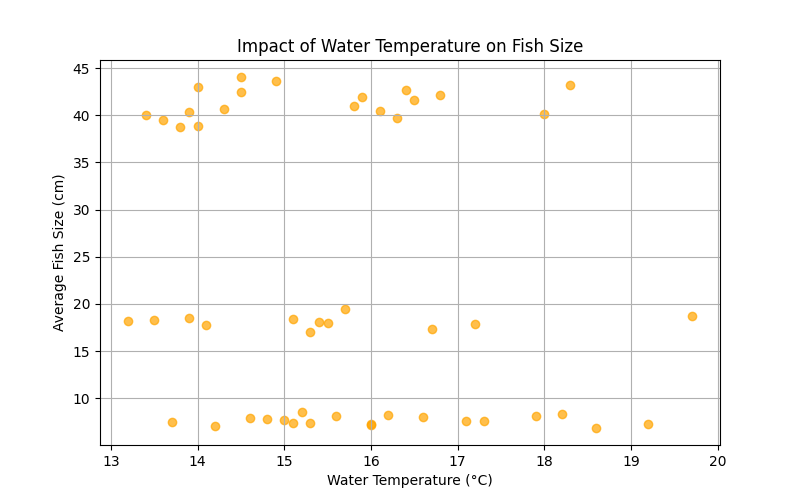

Write the Python code that produced this figure.
import pandas as pd
import matplotlib.pyplot as plt

# Load the dataset
df = pd.read_csv('Data_Set_Assignmnet_1.csv', skiprows=1)

# Extract relevant columns and remove rows with missing values
water_quality_data = df[["Temperature (°C)", "Avg. Size (cm)"]].dropna()

# Rename columns for easier access
water_quality_data.columns = ["Temperature_C", "Avg_Size_cm"]

# Plot the graph
plt.figure(figsize=(8, 5))
plt.scatter(water_quality_data["Temperature_C"],
            water_quality_data["Avg_Size_cm"], alpha=0.7, c="orange")
plt.xlabel("Water Temperature (°C)")
plt.ylabel("Average Fish Size (cm)")
plt.title("Impact of Water Temperature on Fish Size")
plt.grid(True)
plt.show()
